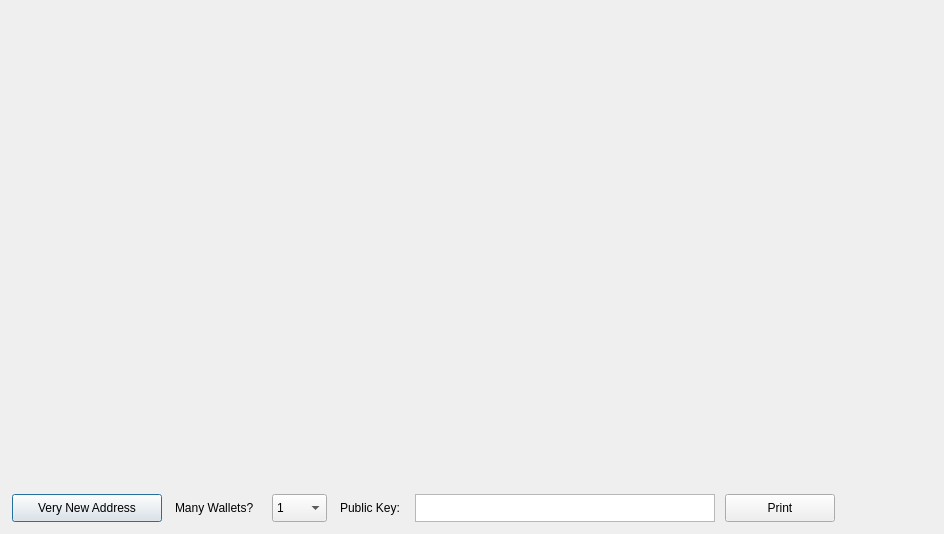
<?xml version="1.0" encoding="UTF-8"?>
<ui version="4.0">
 <class>PaperWalletDialog</class>
 <widget class="QDialog" name="PaperWalletDialog">
  <property name="geometry"><rect><x>0</x><y>0</y><width>944</width><height>534</height></rect></property>
  <property name="windowTitle"><string>Print Your Paper Wallets</string></property>
  <widget class="QLabel" name="paperTemplate">
   <property name="geometry"><rect><x>12</x><y>12</y><width>920</width><height>470</height></rect></property>
   <property name="text"><string notr="true"/></property>
   <property name="pixmap"><pixmap resource="../bitcoin.qrc">:/icons/paper_wallet</pixmap></property>
   <property name="scaledContents"><bool>true</bool></property>
  </widget>
  <widget class="QLabel" name="addressQRCode">
   <property name="geometry"><rect><x>66</x><y>124</y><width>100</width><height>100</height></rect></property>
   <property name="text"><string/></property>
   <property name="scaledContents"><bool>true</bool></property>
  </widget>
  <widget class="QLabel" name="privateKeyQRCode">
   <property name="geometry"><rect><x>777</x><y>124</y><width>100</width><height>100</height></rect></property>
   <property name="text"><string/></property>
   <property name="scaledContents"><bool>true</bool></property>
  </widget>
  <widget class="QLabel" name="addressText">
   <property name="geometry"><rect><x>53</x><y>269</y><width>126</width><height>48</height></rect></property>
   <property name="font"><font><family>Monospace</family><pointsize>9</pointsize><bold>true</bold></font></property>
   <property name="alignment"><set>Qt::AlignCenter</set></property>
   <property name="wordWrap"><bool>true</bool></property>
   <property name="styleSheet"><string notr="true">color:#000000; background:transparent;</string></property>
   <property name="textInteractionFlags"><set>Qt::TextSelectableByKeyboard|Qt::TextSelectableByMouse</set></property>
   <property name="text"><string/></property>
  </widget>
  <widget class="QLabel" name="privateKeyText">
   <property name="geometry"><rect><x>764</x><y>269</y><width>127</width><height>48</height></rect></property>
   <property name="font"><font><family>Monospace</family><pointsize>9</pointsize><bold>true</bold></font></property>
   <property name="alignment"><set>Qt::AlignCenter</set></property>
   <property name="wordWrap"><bool>true</bool></property>
   <property name="styleSheet"><string notr="true">color:#000000; background:transparent;</string></property>
   <property name="textInteractionFlags"><set>Qt::TextSelectableByKeyboard|Qt::TextSelectableByMouse</set></property>
   <property name="text"><string/></property>
  </widget>
  <widget class="QPushButton" name="getNewAddress">
   <property name="geometry"><rect><x>12</x><y>494</y><width>150</width><height>28</height></rect></property>
   <property name="text"><string>Very New Address</string></property>
   <property name="icon"><iconset resource="../bitcoin.qrc"><normaloff>:/icons/add</normaloff>:/icons/add</iconset></property>
  </widget>
  <widget class="QLabel" name="label">
   <property name="geometry"><rect><x>175</x><y>498</y><width>95</width><height>20</height></rect></property>
   <property name="text"><string>Many Wallets?</string></property>
  </widget>
  <widget class="QComboBox" name="walletCount">
   <property name="geometry"><rect><x>272</x><y>494</y><width>55</width><height>28</height></rect></property>
   <property name="editable"><bool>false</bool></property>
   <item><property name="text"><string>1</string></property></item>
   <item><property name="text"><string>2</string></property></item>
   <item><property name="text"><string>3</string></property></item>
   <item><property name="text"><string>4</string></property></item>
   <item><property name="text"><string>5</string></property></item>
   <item><property name="text"><string>6</string></property></item>
   <item><property name="text"><string>7</string></property></item>
   <item><property name="text"><string>8</string></property></item>
   <item><property name="text"><string>9</string></property></item>
   <item><property name="text"><string>10</string></property></item>
   <item><property name="text"><string>11</string></property></item>
   <item><property name="text"><string>12</string></property></item>
  </widget>
  <widget class="QLabel" name="label_2">
   <property name="geometry"><rect><x>340</x><y>498</y><width>70</width><height>20</height></rect></property>
   <property name="text"><string>Public Key:</string></property>
  </widget>
  <widget class="QTextEdit" name="publicKey">
   <property name="geometry"><rect><x>415</x><y>494</y><width>300</width><height>28</height></rect></property>
   <property name="readOnly"><bool>true</bool></property>
   <property name="undoRedoEnabled"><bool>false</bool></property>
   <property name="acceptRichText"><bool>false</bool></property>
  </widget>
  <widget class="QPushButton" name="printButton">
   <property name="geometry"><rect><x>725</x><y>494</y><width>110</width><height>28</height></rect></property>
   <property name="text"><string>Print</string></property>
   <property name="icon"><iconset resource="../bitcoin.qrc"><normaloff>:/icons/receiving_addresses</normaloff>:/icons/receiving_addresses</iconset></property>
  </widget>
  <widget class="QDialogButtonBox" name="buttonBox">
   <property name="geometry"><rect><x>840</x><y>494</y><width>94</width><height>28</height></rect></property>
   <property name="standardButtons"><set>QDialogButtonBox::NoButton</set></property>
   <property name="centerButtons"><bool>true</bool></property>
  </widget>
 </widget>
 <resources><include location="../bitcoin.qrc"/></resources>
 <connections>
  <connection>
   <sender>buttonBox</sender><signal>rejected()</signal>
   <receiver>PaperWalletDialog</receiver><slot>close()</slot>
   <hints><hint type="sourcelabel"><x>650</x><y>408</y></hint><hint type="destinationlabel"><x>357</x><y>214</y></hint></hints>
  </connection>
 </connections>
</ui>
